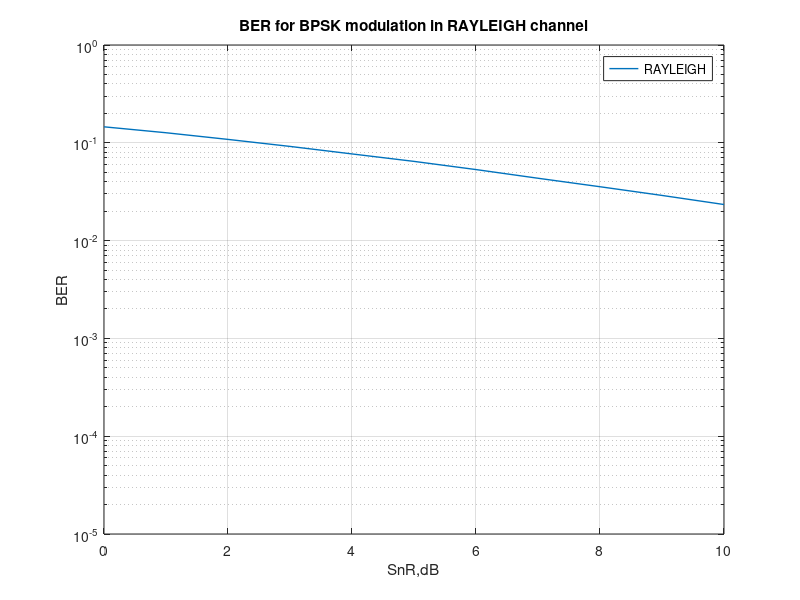

Source code (MATLAB):
%Wireless Channel comparison using fading channels(BPSK modulation)
% Computing BER for BPSK modulation in a Rayleigh fading channel
clear; close all; clc; tic;
n = 10^6; % number of bits or symbols
bits = rand(1,n)>0.5; % generating 0,1 with equal probability
signal = 2*bits-1; % BPSK modulation 0 -> -1; 1 -> 1
Eb_n0_dB = [0:10]; % multbitsle Eb/n0 values
for i = 1:length(Eb_n0_dB)
   gn = 1/sqrt(2)*[randn(1,n) + j*randn(1,n)]; % white gaussian noise, 0dB variance 
   h = 1/sqrt(2)*[randn(1,n) + j*randn(1,n)]; % Rayleigh channel
   y = h.*signal + 10^(-Eb_n0_dB(i)/20)*gn;% Channel and noise addition 
   yHat = y./h;% equalization
   bitsHat = real(yHat)>0;% receiver - hard decision decoding
   num_Error(i) = size(find([bits- bitsHat]),2); % counting the errors
end
sim_BER = num_Error/n; % simulated ber
Ebn0Lin = 10.^(Eb_n0_dB/10);%Making snr linear for plotting
figure;
semilogy(Eb_n0_dB,sim_BER,'-','LineWidth',1);
axis([0 10 10^-5 1]);grid on;
legend( 'RAYLEIGH');xlabel('SnR,dB');ylabel('BER');
title('BER for BPSK modulation in RAYLEIGH channel');